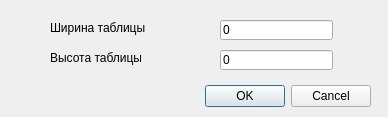
<?xml version="1.0" encoding="UTF-8"?>
<ui version="4.0">
 <class>Dialog</class>
 <widget class="QDialog" name="Dialog">
  <property name="geometry">
   <rect>
    <x>0</x>
    <y>0</y>
    <width>388</width>
    <height>117</height>
   </rect>
  </property>
  <property name="windowTitle">
   <string>Dialog</string>
  </property>
  <widget class="QDialogButtonBox" name="buttonBox">
   <property name="geometry">
    <rect>
     <x>30</x>
     <y>80</y>
     <width>341</width>
     <height>32</height>
    </rect>
   </property>
   <property name="orientation">
    <enum>Qt::Horizontal</enum>
   </property>
   <property name="standardButtons">
    <set>QDialogButtonBox::Cancel|QDialogButtonBox::Ok</set>
   </property>
  </widget>
  <widget class="QLineEdit" name="lineEdit">
   <property name="geometry">
    <rect>
     <x>220</x>
     <y>20</y>
     <width>113</width>
     <height>20</height>
    </rect>
   </property>
   <property name="text">
    <string>0</string>
   </property>
  </widget>
  <widget class="QLineEdit" name="lineEdit_2">
   <property name="geometry">
    <rect>
     <x>220</x>
     <y>50</y>
     <width>113</width>
     <height>20</height>
    </rect>
   </property>
   <property name="text">
    <string>0</string>
   </property>
  </widget>
  <widget class="QLabel" name="label">
   <property name="geometry">
    <rect>
     <x>50</x>
     <y>20</y>
     <width>161</width>
     <height>16</height>
    </rect>
   </property>
   <property name="text">
    <string>Ширина таблицы</string>
   </property>
  </widget>
  <widget class="QLabel" name="label_2">
   <property name="geometry">
    <rect>
     <x>50</x>
     <y>50</y>
     <width>151</width>
     <height>16</height>
    </rect>
   </property>
   <property name="text">
    <string>Высота таблицы</string>
   </property>
  </widget>
 </widget>
 <resources/>
 <connections>
  <connection>
   <sender>buttonBox</sender>
   <signal>accepted()</signal>
   <receiver>Dialog</receiver>
   <slot>accept()</slot>
   <hints>
    <hint type="sourcelabel">
     <x>248</x>
     <y>254</y>
    </hint>
    <hint type="destinationlabel">
     <x>157</x>
     <y>274</y>
    </hint>
   </hints>
  </connection>
  <connection>
   <sender>buttonBox</sender>
   <signal>rejected()</signal>
   <receiver>Dialog</receiver>
   <slot>reject()</slot>
   <hints>
    <hint type="sourcelabel">
     <x>316</x>
     <y>260</y>
    </hint>
    <hint type="destinationlabel">
     <x>286</x>
     <y>274</y>
    </hint>
   </hints>
  </connection>
 </connections>
</ui>
